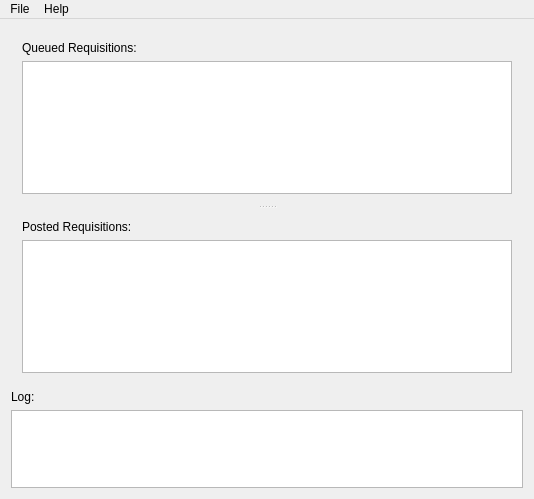
<?xml version="1.0" encoding="UTF-8"?>
<ui version="4.0">
 <class>StoreQueueMW</class>
 <widget class="QMainWindow" name="StoreQueueMW">
  <property name="geometry">
   <rect>
    <x>0</x>
    <y>0</y>
    <width>534</width>
    <height>499</height>
   </rect>
  </property>
  <property name="windowTitle">
   <string>Store Queue Processor</string>
  </property>
  <widget class="QWidget" name="centralWidget">
   <layout class="QVBoxLayout" name="verticalLayout_3">
    <item>
     <widget class="QSplitter" name="splitter">
      <property name="orientation">
       <enum>Qt::Vertical</enum>
      </property>
      <widget class="QWidget" name="layoutWidget">
       <layout class="QVBoxLayout" name="verticalLayout_2">
        <item>
         <widget class="QLabel" name="label">
          <property name="text">
           <string>Queued Requisitions:</string>
          </property>
         </widget>
        </item>
        <item>
         <widget class="CustomQueryView" name="trvQueued"/>
        </item>
       </layout>
      </widget>
      <widget class="QWidget" name="layoutWidget">
       <layout class="QVBoxLayout" name="verticalLayout">
        <item>
         <widget class="QLabel" name="label_2">
          <property name="text">
           <string>Posted Requisitions:</string>
          </property>
         </widget>
        </item>
        <item>
         <widget class="CustomQueryView" name="trvPosted"/>
        </item>
       </layout>
      </widget>
     </widget>
    </item>
    <item>
     <widget class="QLabel" name="label_3">
      <property name="text">
       <string>Log:</string>
      </property>
     </widget>
    </item>
    <item>
     <widget class="QTextBrowser" name="txtLog"/>
    </item>
   </layout>
  </widget>
  <widget class="QMenuBar" name="menuBar">
   <property name="geometry">
    <rect>
     <x>0</x>
     <y>0</y>
     <width>534</width>
     <height>21</height>
    </rect>
   </property>
   <widget class="QMenu" name="menuFile">
    <property name="title">
     <string>File</string>
    </property>
    <addaction name="actionQuit"/>
   </widget>
   <widget class="QMenu" name="menuHelp">
    <property name="title">
     <string>Help</string>
    </property>
    <addaction name="actionAbout"/>
   </widget>
   <addaction name="menuFile"/>
   <addaction name="menuHelp"/>
  </widget>
  <action name="actionQuit">
   <property name="text">
    <string>Quit</string>
   </property>
  </action>
  <action name="actionAbout">
   <property name="text">
    <string>About</string>
   </property>
  </action>
 </widget>
 <layoutdefault spacing="6" margin="11"/>
 <customwidgets>
  <customwidget>
   <class>CustomQueryView</class>
   <extends>QTreeView</extends>
   <header>customqueryview.h</header>
  </customwidget>
 </customwidgets>
 <resources/>
 <connections/>
</ui>
